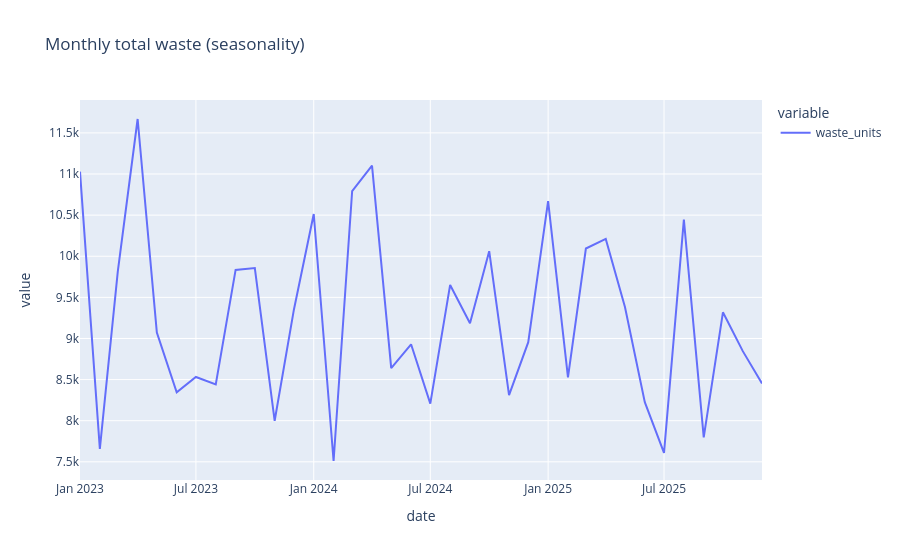

Notebook code for this chart:
### Markdown cell above
## 5. Exploratory data analysis

### Code cell
fig, ax = plt.subplots(2, 2, figsize=(15, 9))
daily.set_index("date")["waste_units"].plot(ax=ax[0,0], lw=0.7, title="Daily food waste (servings)")
daily.groupby("dow")["waste_units"].mean().plot.bar(ax=ax[0,1], title="Avg waste by weekday (0=Mon)")
items_df.groupby("item")["waste_units"].sum().sort_values().plot.barh(ax=ax[1,0], title="Total waste by item")
sns.heatmap(daily[["waste_units", "sold", "temp_max", "rain_mm", "is_holiday", "is_weekend"]].corr(),
            annot=True, fmt=".2f", cmap="coolwarm", ax=ax[1,1]); ax[1,1].set_title("Correlation")
plt.tight_layout(); plt.show()

monthly = daily.groupby(daily.date.dt.to_period("M"))["waste_units"].sum()
monthly.index = monthly.index.to_timestamp()
px.line(monthly, title="Monthly total waste (seasonality)").show()

### Figure 1 — Plotly figure (JSON) as saved in the notebook; plotly's stock layout.template omitted (floating-point values rounded to 4 significant figures)
{"data": [{"hovertemplate": "variable=waste_units<br>date=%{x}<br>value=%{y}<extra></extra>", "legendgroup": "waste_units", "line": {"color": "#636efa", "dash": "solid"}, "marker": {"symbol": "circle"}, "mode": "lines", "name": "waste_units", "orientation": "v", "showlegend": true, "type": "scatter", "x": ["2023-01-01T00:00:00.000000", "2023-02-01T00:00:00.000000", "2023-03-01T00:00:00.000000", "2023-04-01T00:00:00.000000", "2023-05-01T00:00:00.000000", "2023-06-01T00:00:00.000000", "2023-07-01T00:00:00.000000", "2023-08-01T00:00:00.000000", "2023-09-01T00:00:00.000000", "2023-10-01T00:00:00.000000", "2023-11-01T00:00:00.000000", "2023-12-01T00:00:00.000000", "2024-01-01T00:00:00.000000", "2024-02-01T00:00:00.000000", "2024-03-01T00:00:00.000000", "2024-04-01T00:00:00.000000", "2024-05-01T00:00:00.000000", "2024-06-01T00:00:00.000000", "2024-07-01T00:00:00.000000", "2024-08-01T00:00:00.000000", "2024-09-01T00:00:00.000000", "2024-10-01T00:00:00.000000", "2024-11-01T00:00:00.000000", "2024-12-01T00:00:00.000000", "2025-01-01T00:00:00.000000", "2025-02-01T00:00:00.000000", "2025-03-01T00:00:00.000000", "2025-04-01T00:00:00.000000", "2025-05-01T00:00:00.000000", "2025-06-01T00:00:00.000000", "2025-07-01T00:00:00.000000", "2025-08-01T00:00:00.000000", "2025-09-01T00:00:00.000000", "2025-10-01T00:00:00.000000", "2025-11-01T00:00:00.000000", "2025-12-01T00:00:00.000000"], "xaxis": "x", "y": [11029, 7657, 9812, 11669, 9071, 8345, 8532, 8442, 9834, 9856, 7999, 9350, 10514, 7510, 10793, 11102, 8640, 8929, 8207, 9651, 9186, 10062, 8311, 8955, 10670, 8528, 10094, 10211, 9383, 8225, 7609, 10446, 7797, 9318, 8846, 8453], "yaxis": "y"}], "layout": {"legend": {"title": {"text": "variable"}, "tracegroupgap": 0}, "title": {"text": "Monthly total waste (seasonality)"}, "xaxis": {"anchor": "y", "domain": [0, 1], "title": {"text": "date"}}, "yaxis": {"anchor": "x", "domain": [0, 1], "title": {"text": "value"}}}}
